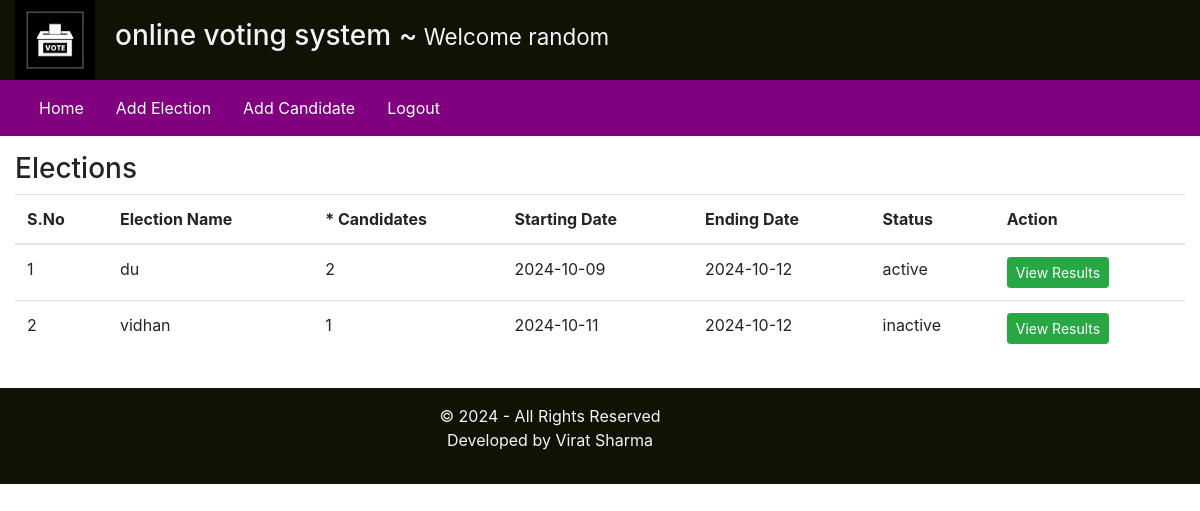
The app's page /admin/index2.php?homepage=1 (signed in) with its own data.
### tables this page shows
CREATE TABLE IF NOT EXISTS `elections` (
  `id` int NOT NULL AUTO_INCREMENT,
  `election_topic` varchar(255) DEFAULT NULL,
  `no_of_candidate` int DEFAULT NULL,
  `starting_date` date DEFAULT NULL,
  `ending_date` date DEFAULT NULL,
  `status` varchar(45) DEFAULT NULL,
  `inserted_by` varchar(255) DEFAULT NULL,
  `inserted_on` date DEFAULT NULL,
  `max_candidates` int DEFAULT NULL,
  PRIMARY KEY (`id`)
);

### admin/inc/homepage.php (the view)
<div class="row my-3">
    <div class="col-12">
    <h3>Elections</h3>
    <table class="table">
  <thead>
    <tr>
      <th scope="col">S.No</th>
      <th scope="col">Election Name</th>
      <th scope="col">* Candidates</th>
      <th scope="col">Starting Date</th>
      <th scope="col">Ending Date</th>
      <th scope="col">Status</th>
      <th scope="col">Action</th>
    </tr>
  </thead>
        <tbody>
            <?php
                   $fetchingdata = mysqli_query($db, "SELECT * FROM elections")
                   or die(mysqli_errno($db));
                   $isAnyelectionadded = mysqli_num_rows($fetchingdata);
                   if($isAnyelectionadded > 0){
                    $sno=1;
                        while($row = mysqli_fetch_assoc($fetchingdata)){
                          $election_id =$row['id'];
            ?>
                   <tr>
                    <td> <?php echo $sno++;?></td>
                    <td> <?php echo $row['election_topic'];?></td>
                    <td> <?php echo $row['no_of_candidate'];?></td>
                    <td> <?php echo $row['starting_date'];?></td>
                    <td> <?php echo $row['ending_date'];?></td>
                    <td> <?php echo $row['status'];?></td>
                    <td>
                    <a href="index2.php?viewresult=<?php echo $election_id; ?>" class="btn btn-sm btn-success">View Results</a>
                    </td>
                </tr>
                <?php
                        }
                   }else{
                 ?>
                   <tr> <td colspan="7">NO any elections is addedd yet</td></tr>
                <?php
                   }
                 ?>
           </tbody>
  </table>
    </div>
</div>

### records on screen
elections: election_topic "du", no_of_candidate "2", starting_date "2024-10-09", ending_date "2024-10-12", status "active"
elections: election_topic "vidhan", no_of_candidate "1", starting_date "2024-10-11", ending_date "2024-10-12", status "inactive"

### other values on screen
$_SESSION['username'] "random"
